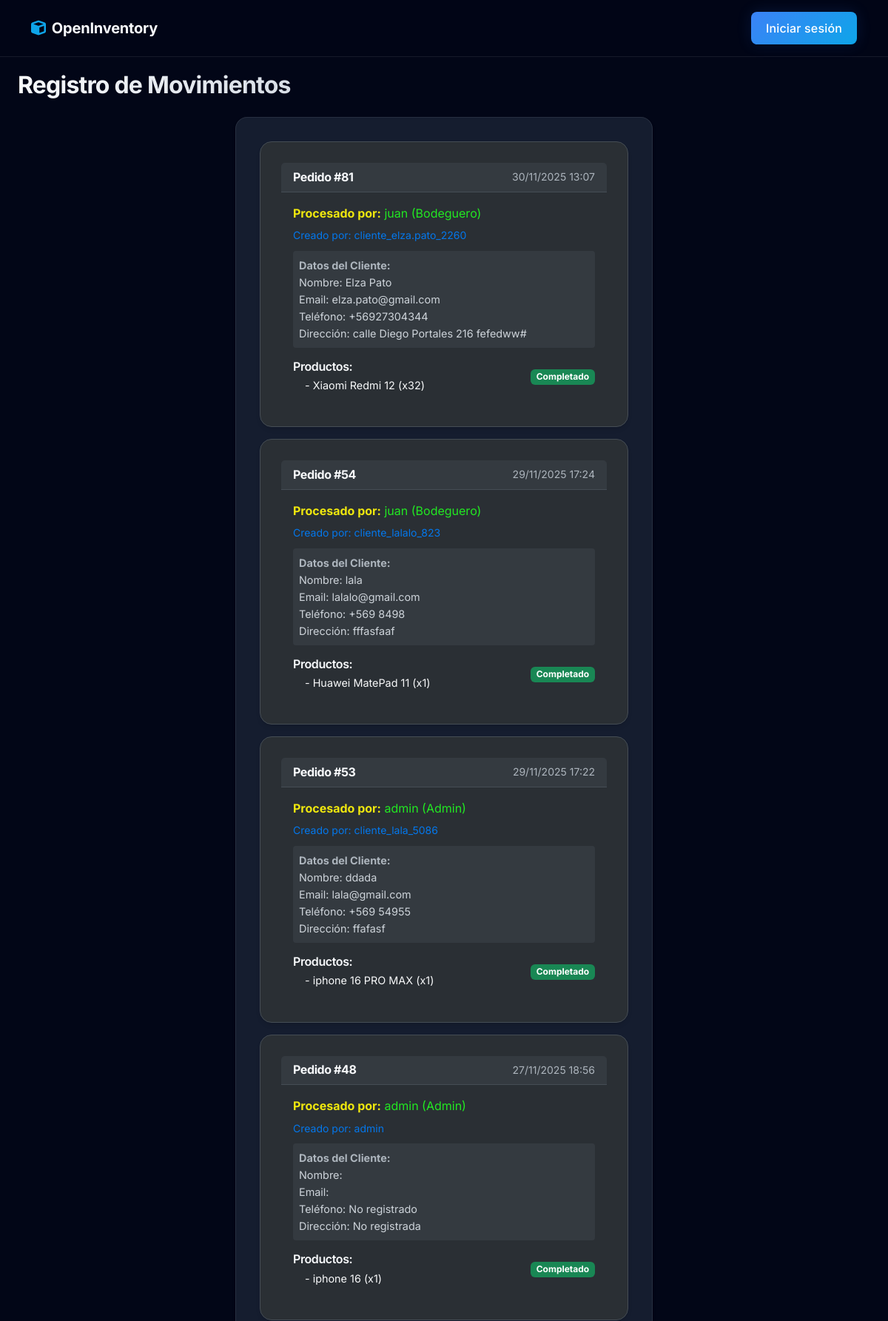
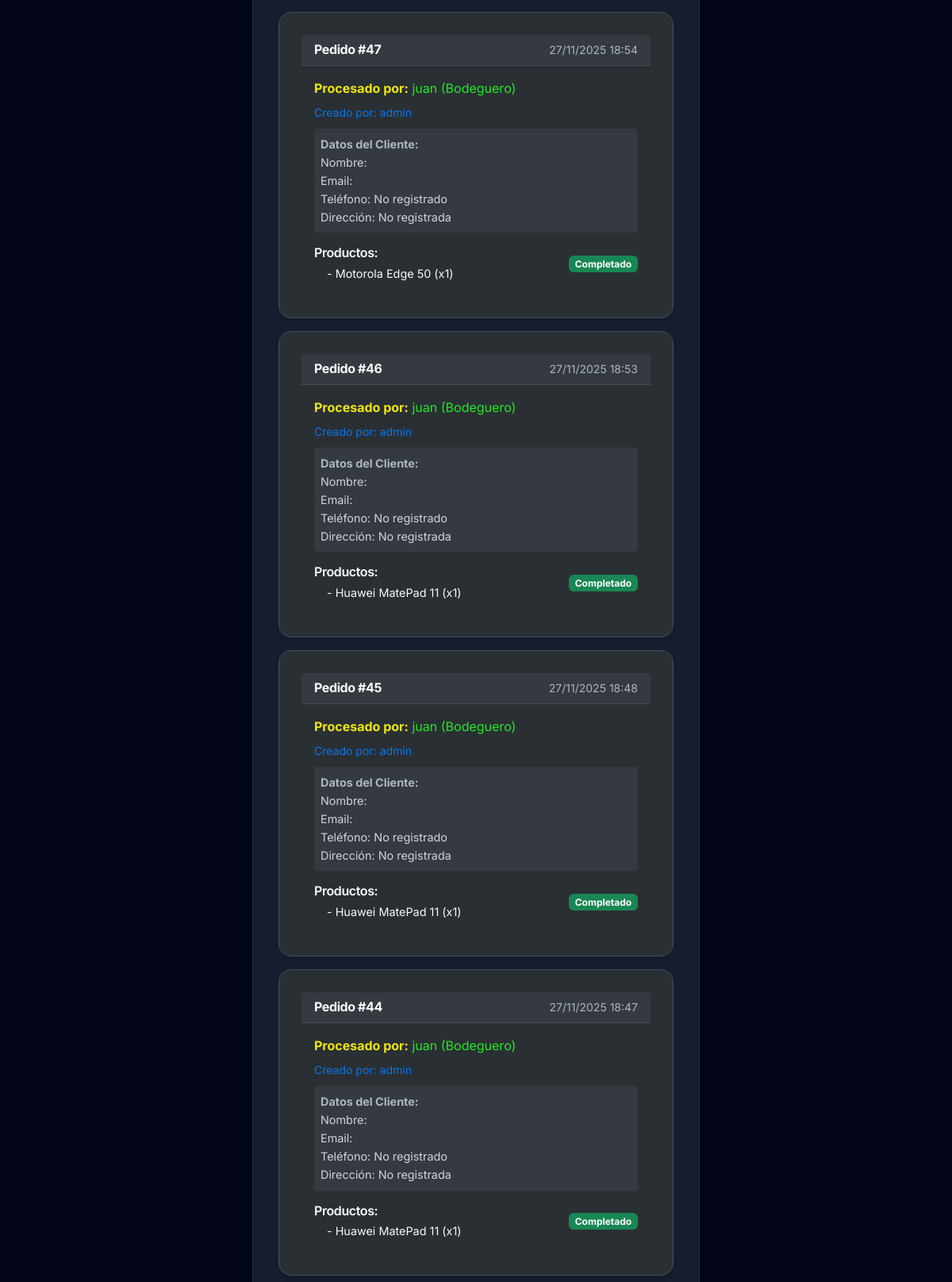
Screenshot of /movimientos/ (upper part) with the database file from the repository (2 pictures, top to bottom).
### productos/models.py (models this page shows, shortened)
class Pedido(models.Model):
    ESTADOS = [
        ('pendiente', 'Pendiente'),
        ('en_proceso', 'En Proceso'),
        ('completado', 'Completado'),
    ]
    usuario = models.ForeignKey(settings.AUTH_USER_MODEL, on_delete=models.CASCADE)
    bodeguero = models.ForeignKey(settings.AUTH_USER_MODEL, on_delete=models.SET_NULL, null=True, blank=True, related_name='pedidos_asignados')
    fecha_creacion = models.DateTimeField(auto_now_add=True)
    estado = models.CharField(max_length=20, choices=ESTADOS, default='pendiente')
    nombre_cliente = models.CharField(max_length=200, blank=True, null=True)
    email_cliente = models.EmailField(blank=True, null=True)
    telefono_cliente = models.CharField(max_length=20, blank=True, null=True)
    direccion_envio = models.TextField(blank=True, null=True)

class DetallePedido(models.Model):
    pedido = models.ForeignKey(Pedido, on_delete=models.CASCADE, related_name='detalles')
    producto = models.ForeignKey('Producto', on_delete=models.CASCADE)
    cantidad = models.PositiveIntegerField(default=1)
    precio_unitario = models.DecimalField(max_digits=10, decimal_places=2, default=0)
    escaneado = models.BooleanField(default=False)

class Producto(models.Model):
    nombre = models.CharField(
        max_length=100,
        validators=[
            RegexValidator(
                regex=r'^[A-Za-zÁÉÍÓÚáéíóúÑñ0-9\s\-\_]+$',
                message='El nombre solo puede contener letras, números, espacios y guiones.'
            )
        ]
    )
    precio = models.DecimalField(
        max_digits=10,
        decimal_places=2,
        validators=[
            MinValueValidator(0.01, message='El precio debe ser mayor que cero.')
        ]
    )
    stock = models.PositiveIntegerField(
        validators=[
            MinValueValidator(1, message='El stock debe ser al menos 1.')
        ]
    )
    categoria = models.CharField(
        max_length=50,
        blank=True,
        null=True,
        validators=[
            RegexValidator(
                regex=r'^[A-Za-zÁÉÍÓÚáéíóúÑñ\s]+$',
                message='La categoría solo puede contener letras y espacios.'
            )
        ]
    )
    imagen = models.ImageField(upload_to='productos/', blank=True, null=True, verbose_name='Imagen del Producto')
    descripcion = models.TextField(blank=True, null=True, verbose_name='Descripción del Producto')

### usuarios/models.py (models this page shows, shortened)
class Usuario(AbstractUser):
    ROLES = (
        ('admin', 'Administrador'),
        ('bodeguero', 'bodeguero'),
        ('propietario', 'Supervisor'),
        ('gerente', 'gerente'),
        ('cliente', 'Cliente'),  # Para clientes de TechStore
    )
    rol = models.CharField(max_length=30, choices=ROLES, default='bodeguero')

### productos/views.py (the view)
# urls.py: path('', views.movimientos_list, name='movimientos-list'),
def movimientos_list(request):
    pedidos = Pedido.objects.filter(estado='completado').select_related('usuario', 'bodeguero').order_by('-fecha_creacion')
    return render(request, 'productos/movimientos.html', {'pedidos': pedidos})

### productos/templates/productos/movimientos.html (shortened to what this page needs)
{% extends 'base.html' %}
{% load static %}
{% block content %}
<link rel='stylesheet' href='{% static 'css/dashboard.css' %}'>
<div class='dashboard-container'>
    <h1 class='dashboard-title mb-4'>Registro de Movimientos</h1>
    <div class='row justify-content-center'>
        <div class='col-md-8 col-lg-6'>
            <div class='orders-container'>
                {% if pedidos %}
                    {% for pedido in pedidos %}
                        <div class='card mb-3' style='background-color: #2a2f34; border: 1px solid #454d55; color: #f8f9fa;'>
                            <div class='card-header d-flex justify-content-between align-items-center py-2' style='background-color: #343a40; border-bottom: 1px solid #454d55;'>
                                <h6 class='mb-0 fw-bold'>Pedido #{{ pedido.id }}</h6>
                                <small style='color: #adb5bd;'>{{ pedido.fecha_creacion|date:'d/m/Y H:i' }}</small>
                            </div>
                            <div class='card-body p-3'>
                                <p class='card-text mb-1'>
                                    <strong style='color: #efe70eff;'>Procesado por:</strong>
                                    {% if pedido.bodeguero %}
                                        <span style='color: #22e822ff;'>{{ pedido.bodeguero.username }} ({{ pedido.bodeguero.rol|capfirst }})</span>
                                    {% else %}
                                        <span style='color: #6c757d;'>No asignado</span>
                                    {% endif %}
                                </p>
                                <p class='card-text mb-2'><small style='color: #0477ebff;'>Creado por: {{ pedido.usuario.username }}</small></p>
                                <div class='mt-2 mb-3 p-2' style='background-color: #343a40; border-radius: 4px; font-size: 0.9rem;'>
                                    <strong style='color: #adb5bd;'>Datos del Cliente:</strong><br>
                                    <span style='color: #ced4da;'>Nombre: {{ pedido.nombre_cliente|default:pedido.usuario.get_full_name }}</span><br>
                                    <span style='color: #ced4da;'>Email: {{ pedido.email_cliente|default:pedido.usuario.email }}</span><br>
                                    <span style='color: #ced4da;'>Teléfono: {{ pedido.telefono_cliente|default:'No registrado' }}</span><br>
                                    <span style='color: #ced4da;'>Dirección: {{ pedido.direccion_envio|default:'No registrada' }}</span>
                                </div>
                                <div class='d-flex justify-content-between align-items-start'>
                                    <div>
                                        <h6 class='mb-1'>Productos:</h6>
                                        <ul class='list-unstyled ps-3 mb-0'>
                                            {% for detalle in pedido.detalles.all %}
                                                <li style='font-size: 0.9rem;'>- {{ detalle.producto.nombre }} (x{{ detalle.cantidad }})</li>
                                            {% endfor %}
                                        </ul>
                                    </div>
                                    <span class='badge bg-success align-self-center'>{{ pedido.get_estado_display }}</span>
                                </div>
                            </div>
                        </div>
                    {% endfor %}
                {% else %}
                    <div class='alert alert-dark text-center'>
                        No hay movimientos de pedidos completados para mostrar.
                    </div>
                {% endif %}
            </div>
        </div>
    </div>
</div>
{% endblock %}

### static/css/style.css (style rules this page uses)
:root { --bg-body: #020617; --bg-surface: #0f172a; --bg-card: rgba(30, 41, 59, 0.7); --primary: #3b82f6; --primary-hover: #2563eb; --secondary: #64748b; --accent: #0ea5e9; --success: #10b981; --warning: #f59e0b; --danger: #ef4444; --text-main: #f8fafc; --text-muted: #94a3b8; --border-color: rgba(255, 255, 255, 0.08); --glass-border: 1px solid rgba(255, 255, 255, 0.08); --shadow-sm: 0 1px 2px 0 rgba(0, 0, 0, 0.05); --shadow-md: 0 4px 6px -1px rgba(0, 0, 0, 0.1), 0 2px 4px -1px rgba(0, 0, 0, 0.06); --shadow-lg: 0 10px 15px -3px rgba(0, 0, 0, 0.1), 0 4px 6px -2px rgba(0, 0, 0, 0.05); --shadow-glow: 0 0 20px rgba(59, 130, 246, 0.15); --radius-sm: 0.375rem; --radius-md: 0.5rem; --radius-lg: 0.75rem; --radius-xl: 1rem; --font-sans: 'Inter', system-ui, -apple-system, sans-serif; }
* { box-sizing: border-box; }
body { background-color: var(--bg-body); color: var(--text-main); font-family: var(--font-sans); line-height: 1.6; -webkit-font-smoothing: antialiased; min-height: 100vh; display: flex; flex-direction: column; }
h1, h2, h3, h4, h5, h6 { font-weight: 600; color: var(--text-main); letter-spacing: -0.025em; }

### static/css/dashboard.css (style rules this page uses)
.dashboard-container { padding: 1rem 0; animation: fadeIn 0.6s ease-out; }
.dashboard-title { font-size: 2rem; font-weight: 700; color: var(--text-main); margin-bottom: 0.5rem; background: linear-gradient(to right, var(--text-main), var(--text-muted)); -webkit-background-clip: text; background-clip: text; -webkit-text-fill-color: transparent; text-align: left; }
.card { background: var(--bg-card); border: var(--glass-border); border-radius: var(--radius-xl); padding: 1.75rem; position: relative; overflow: hidden; transition: all 0.3s cubic-bezier(0.4, 0, 0.2, 1); box-shadow: var(--shadow-md); backdrop-filter: blur(12px); }
.card::before { content: ''; position: absolute; top: 0; left: 0; width: 100%; height: 4px; background: linear-gradient(90deg, var(--primary), var(--accent)); opacity: 0; transition: opacity 0.3s ease; }
.orders-container { background: var(--bg-card); border: var(--glass-border); border-radius: var(--radius-xl); padding: 2rem; box-shadow: var(--shadow-md); }

### rows the page displays
Pedido: id "81", fecha_creacion "30/11/2025 13:07", bodeguero.username "juan", bodeguero.rol "Bodeguero", usuario.username "cliente_elza.pato_2260", nombre_cliente "Elza Pato", email_cliente "elza.pato@gmail.com", telefono_cliente "+56927304344", direccion_envio "calle Diego Portales 216 fefedww#", estado "Completado"
DetallePedido: producto.nombre "Xiaomi Redmi 12", cantidad "32"
Pedido: id "54", fecha_creacion "29/11/2025 17:24", bodeguero.username "juan", bodeguero.rol "Bodeguero", usuario.username "cliente_lalalo_823", nombre_cliente "lala", email_cliente "lalalo@gmail.com", telefono_cliente "+569 8498", direccion_envio "fffasfaaf", estado "Completado"
DetallePedido: producto.nombre "Huawei MatePad 11", cantidad "1"
Pedido: id "53", fecha_creacion "29/11/2025 17:22", bodeguero.username "admin", bodeguero.rol "Admin", usuario.username "cliente_lala_5086", nombre_cliente "ddada", email_cliente "lala@gmail.com", telefono_cliente "+569 54955", direccion_envio "ffafasf", estado "Completado"
DetallePedido: producto.nombre "iphone 16 PRO MAX", cantidad "1"
Pedido: id "48", fecha_creacion "27/11/2025 18:56", bodeguero.username "admin", bodeguero.rol "Admin", usuario.username "admin", telefono_cliente "No registrado", direccion_envio "No registrada", estado "Completado"
DetallePedido: producto.nombre "iphone 16", cantidad "1"
Pedido: id "47", fecha_creacion "27/11/2025 18:54", bodeguero.username "juan", bodeguero.rol "Bodeguero", usuario.username "admin", telefono_cliente "No registrado", direccion_envio "No registrada", estado "Completado"
DetallePedido: producto.nombre "Motorola Edge 50", cantidad "1"
Pedido: id "46", fecha_creacion "27/11/2025 18:53", bodeguero.username "juan", bodeguero.rol "Bodeguero", usuario.username "admin", telefono_cliente "No registrado", direccion_envio "No registrada", estado "Completado"
DetallePedido: producto.nombre "Huawei MatePad 11", cantidad "1"
Pedido: id "45", fecha_creacion "27/11/2025 18:48", bodeguero.username "juan", bodeguero.rol "Bodeguero", usuario.username "admin", telefono_cliente "No registrado", direccion_envio "No registrada", estado "Completado"
DetallePedido: producto.nombre "Huawei MatePad 11", cantidad "1"
Pedido: id "44", fecha_creacion "27/11/2025 18:47", bodeguero.username "juan", bodeguero.rol "Bodeguero", usuario.username "admin", telefono_cliente "No registrado", direccion_envio "No registrada", estado "Completado"
DetallePedido: producto.nombre "Huawei MatePad 11", cantidad "1"
